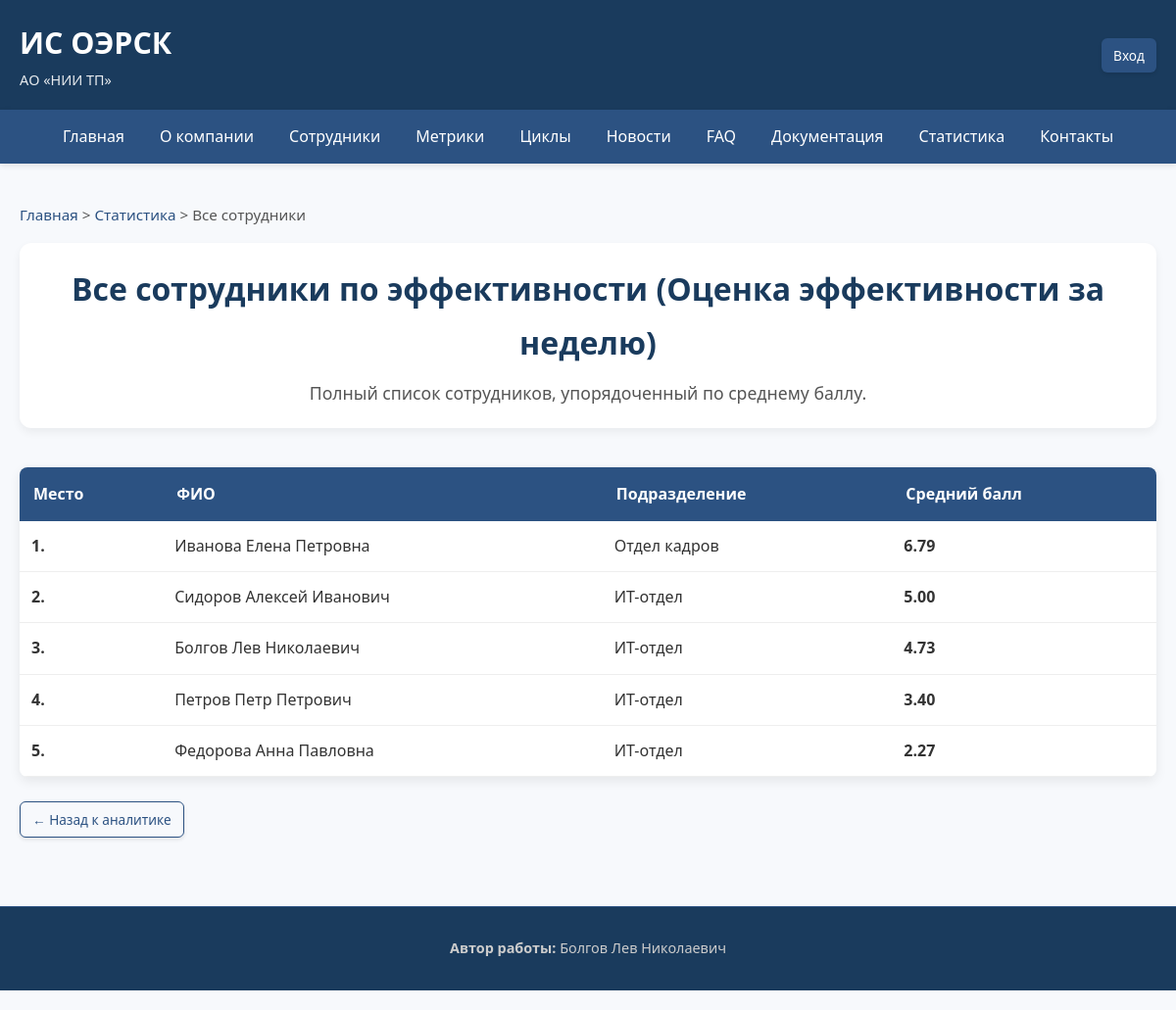
The app's page /stats/all-employees with its own data.
### app/models.py (models this page shows)
class EvaluationCycle(db.Model):
    __tablename__ = 'evaluation_cycles'
    id = db.Column(db.Integer, primary_key=True)
    name = db.Column(db.String(100), nullable=False)
    start_date = db.Column(db.DateTime, nullable=False)
    end_date = db.Column(db.DateTime, nullable=False)
    is_active = db.Column(db.Boolean, default=True)
    description = db.Column(db.Text)
    evaluations = db.relationship('EmployeeMetric', backref='cycle', cascade="all, delete", lazy='dynamic')
    feedbacks = db.relationship('Feedback', backref='cycle', cascade="all, delete", lazy='dynamic')

class Employee(db.Model, UserMixin):
    __tablename__ = 'employees'
    id = db.Column(db.Integer, primary_key=True)
    full_name = db.Column(db.String(150), nullable=False)
    email = db.Column(db.String(120), unique=True, nullable=False)
    password_hash = db.Column(db.String(255), nullable=False)
    role_id = db.Column(db.Integer, db.ForeignKey('roles.id'), nullable=False)
    department_id = db.Column(db.Integer, db.ForeignKey('departments.id'), nullable=False)
    position_id = db.Column(db.Integer, db.ForeignKey('positions.id'), nullable=False)
    ip_address = db.Column(db.String(45))
    hire_date = db.Column(db.DateTime, default=datetime.utcnow)
    is_active = db.Column(db.Boolean, default=True)
    role = db.relationship('Role')
    department = db.relationship('Department')
    position = db.relationship('Position')
    metrics_received = db.relationship('EmployeeMetric', foreign_keys='EmployeeMetric.employee_id', backref='employee')
    received_feedback = db.relationship('Feedback', foreign_keys='Feedback.employee_id', backref='employee')
    sender_feedbacks = db.relationship('Feedback', foreign_keys='Feedback.sender_id', backref='sender')
    faqs_created = db.relationship('FAQ', backref='author')
    news_created = db.relationship('News', backref='author')

### app/views.py (the view)
@views.route('/stats/all-employees')
def all_employees():
    active_cycle = EvaluationCycle.query.filter_by(is_active=True).first()
    if not active_cycle:
        flash("Нет активного цикла оценки.", "warning")
        return redirect(url_for('views.stats'))
    from sqlalchemy import func
    all_employee_data = db.session.query(
        Employee.full_name,
        Department.name.label('dept_name'),
        func.avg(EmployeeMetric.score).label('avg_score')
    ).join(EmployeeMetric, Employee.id == EmployeeMetric.employee_id) \
     .join(Department, Employee.department_id == Department.id) \
     .filter(EmployeeMetric.cycle_id == active_cycle.id) \
     .group_by(Employee.id, Department.name) \
     .order_by(func.avg(EmployeeMetric.score).desc()) \
     .all()
    employees = [
        {"full_name": row.full_name, "department": {"name": row.dept_name}, "avg_score": float(row.avg_score)}
        for row in all_employee_data
    ]
    breadcrumbs = [
        ("Главная", url_for('views.index')),
        ("Статистика", url_for('views.stats')),
        ("Все сотрудники", url_for('views.all_employees'))
    ]
    return render_with_breadcrumbs('all_employees.html', breadcrumbs, employees=employees, cycle_name=active_cycle.name)

### app/views.py (called while the page is built)
def render_with_breadcrumbs(template, breadcrumbs, **context):
    return render_template(template, breadcrumbs=breadcrumbs, **context)

### app/templates/all_employees.html (shortened to what this page needs)
{% extends "base.html" %}
{% block content %}
<div class="page-header">
    <h1>Все сотрудники по эффективности ({{ cycle_name }})</h1>
    <p class="lead">
        Полный список сотрудников, упорядоченный по среднему баллу.
    </p>
</div>
<div class="section">
    {% if employees %}
    <table>
        <thead>
            <tr>
                <th>Место</th>
                <th>ФИО</th>
                <th>Подразделение</th>
                <th>Средний балл</th>
            </tr>
        </thead>
        <tbody>
            {% for emp in employees %}
            <tr>
                <td><strong>{{ loop.index }}.</strong></td>
                <td>{{ emp.full_name }}</td>
                <td>{{ emp.department.name }}</td>
                <td><strong>{{ "%.2f"|format(emp.avg_score) }}</strong></td>
            </tr>
            {% endfor %}
        </tbody>
    </table>
    {% else %}
    <p>Нет данных по оценкам.</p>
    {% endif %}
</div>
<div class="action-buttons">
    <a href="{{ url_for('views.stats') }}" class="btn btn-outline">← Назад к аналитике</a>
</div>
{% endblock %}

### app/static/styles.css (style rules this page uses)
* { margin: 0; padding: 0; box-sizing: border-box; }
body { font-family: 'Segoe UI', Tahoma, Geneva, Verdana, sans-serif; line-height: 1.7; color: #333; background-color: #f7f9fc; padding-bottom: 20px; }
.btn { display: inline-block; padding: 10px 18px; background: #2c5282; color: white; border: none; border-radius: 6px; text-decoration: none; font-size: 0.95em; font-weight: 500; cursor: pointer; transition: all 0.3s ease; box-shadow: 0 2px 4px rgba(0, 0, 0, 0.1); }
.btn-outline { background: transparent; border: 1px solid #2c5282; color: #2c5282; }
table { width: 100%; border-collapse: collapse; margin: 25px 0; background: white; border-radius: 8px; overflow: hidden; box-shadow: 0 4px 12px rgba(0, 0, 0, 0.08); }
table th { background: #2c5282; color: white; padding: 14px; text-align: left; font-weight: 600; }
table td { padding: 12px; border-bottom: 1px solid #eee; }
.action-buttons { display: flex; gap: 10px; margin-top: 12px; }
.action-buttons .btn { padding: 6px 12px; font-size: 0.85em; }
.page-header { text-align: center; margin-bottom: 40px; padding: 20px; background: white; border-radius: 12px; box-shadow: 0 4px 10px rgba(0, 0, 0, 0.06); }
.page-header h1 { color: #1a3b5d; font-size: 2em; margin-bottom: 10px; }
.page-header .lead { color: #555; font-size: 1.1em; }

### records on screen
Employee: full_name "Иванова Елена Петровна", department.name "Отдел кадров", avg_score "6.79"
Employee: full_name "Сидоров Алексей Иванович", department.name "ИТ-отдел", avg_score "5.00"
Employee: full_name "Болгов Лев Николаевич", department.name "ИТ-отдел", avg_score "4.73"
Employee: full_name "Петров Петр Петрович", department.name "ИТ-отдел", avg_score "3.40"
Employee: full_name "Федорова Анна Павловна", department.name "ИТ-отдел", avg_score "2.27"

### other values on screen
{{ crumb[0] }} "Главная" "Статистика"
{{ crumb[0] }} "Все сотрудники"
